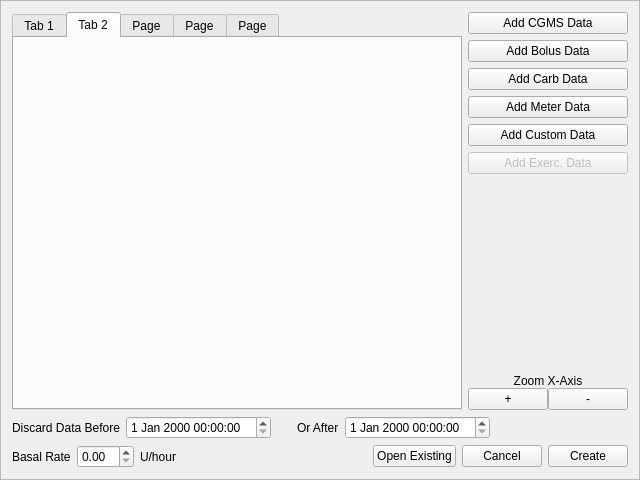
<?xml version="1.0" encoding="UTF-8"?>
<ui version="4.0">
 <class>CreateNLSimple</class>
 <widget class="QFrame" name="CreateNLSimple">
  <property name="geometry">
   <rect>
    <x>0</x>
    <y>0</y>
    <width>640</width>
    <height>480</height>
   </rect>
  </property>
  <property name="windowTitle">
   <string>Frame</string>
  </property>
  <property name="frameShape">
   <enum>QFrame::StyledPanel</enum>
  </property>
  <property name="frameShadow">
   <enum>QFrame::Raised</enum>
  </property>
  <layout class="QVBoxLayout" name="verticalLayout_5">
   <item>
    <layout class="QVBoxLayout" name="verticalLayout_4">
     <item>
      <layout class="QHBoxLayout" name="horizontalLayout_7">
       <item>
        <widget class="QTabWidget" name="tabWidget">
         <property name="currentIndex">
          <number>1</number>
         </property>
         <widget class="TQtWidget" name="cgmsTab">
          <attribute name="title">
           <string>Tab 1</string>
          </attribute>
         </widget>
         <widget class="TQtWidget" name="bolusTab">
          <attribute name="title">
           <string>Tab 2</string>
          </attribute>
         </widget>
         <widget class="TQtWidget" name="carbTab">
          <attribute name="title">
           <string>Page</string>
          </attribute>
         </widget>
         <widget class="TQtWidget" name="meterTab">
          <attribute name="title">
           <string>Page</string>
          </attribute>
         </widget>
         <widget class="TQtWidget" name="customTab">
          <attribute name="title">
           <string>Page</string>
          </attribute>
         </widget>
        </widget>
       </item>
       <item>
        <layout class="QVBoxLayout" name="verticalLayout_3">
         <item>
          <layout class="QVBoxLayout" name="verticalLayout">
           <item>
            <widget class="QPushButton" name="m_cgmsButton">
             <property name="text">
              <string>Add CGMS Data</string>
             </property>
            </widget>
           </item>
           <item>
            <widget class="QPushButton" name="m_bolusButton">
             <property name="text">
              <string>Add Bolus Data</string>
             </property>
            </widget>
           </item>
           <item>
            <widget class="QPushButton" name="m_carbButton">
             <property name="text">
              <string>Add Carb Data</string>
             </property>
            </widget>
           </item>
           <item>
            <widget class="QPushButton" name="m_meterButton">
             <property name="text">
              <string>Add Meter Data</string>
             </property>
            </widget>
           </item>
           <item>
            <widget class="QPushButton" name="m_cutomData">
             <property name="text">
              <string>Add Custom Data</string>
             </property>
            </widget>
           </item>
           <item>
            <widget class="QPushButton" name="m_excersizeButton">
             <property name="enabled">
              <bool>false</bool>
             </property>
             <property name="text">
              <string>Add Exerc. Data</string>
             </property>
            </widget>
           </item>
          </layout>
         </item>
         <item>
          <spacer name="verticalSpacer">
           <property name="orientation">
            <enum>Qt::Vertical</enum>
           </property>
           <property name="sizeHint" stdset="0">
            <size>
             <width>20</width>
             <height>40</height>
            </size>
           </property>
          </spacer>
         </item>
         <item>
          <layout class="QVBoxLayout" name="verticalLayout_2">
           <property name="spacing">
            <number>0</number>
           </property>
           <property name="sizeConstraint">
            <enum>QLayout::SetMaximumSize</enum>
           </property>
           <item>
            <widget class="QLabel" name="label_5">
             <property name="sizePolicy">
              <sizepolicy hsizetype="Preferred" vsizetype="Maximum">
               <horstretch>0</horstretch>
               <verstretch>0</verstretch>
              </sizepolicy>
             </property>
             <property name="text">
              <string>Zoom X-Axis</string>
             </property>
             <property name="alignment">
              <set>Qt::AlignBottom|Qt::AlignHCenter</set>
             </property>
            </widget>
           </item>
           <item>
            <layout class="QHBoxLayout" name="horizontalLayout_3">
             <item>
              <widget class="QPushButton" name="zoomInButton">
               <property name="sizePolicy">
                <sizepolicy hsizetype="Maximum" vsizetype="Maximum">
                 <horstretch>0</horstretch>
                 <verstretch>0</verstretch>
                </sizepolicy>
               </property>
               <property name="text">
                <string>+</string>
               </property>
              </widget>
             </item>
             <item>
              <widget class="QPushButton" name="zoomOutButton">
               <property name="sizePolicy">
                <sizepolicy hsizetype="Maximum" vsizetype="Maximum">
                 <horstretch>0</horstretch>
                 <verstretch>0</verstretch>
                </sizepolicy>
               </property>
               <property name="text">
                <string>-</string>
               </property>
              </widget>
             </item>
            </layout>
           </item>
          </layout>
         </item>
        </layout>
       </item>
      </layout>
     </item>
     <item>
      <layout class="QHBoxLayout" name="horizontalLayout_5">
       <item>
        <layout class="QHBoxLayout" name="horizontalLayout">
         <item>
          <widget class="QLabel" name="label">
           <property name="text">
            <string>Discard Data Before</string>
           </property>
          </widget>
         </item>
         <item>
          <widget class="QDateTimeEdit" name="m_startDateEntry"/>
         </item>
        </layout>
       </item>
       <item>
        <spacer name="horizontalSpacer_3">
         <property name="orientation">
          <enum>Qt::Horizontal</enum>
         </property>
         <property name="sizeType">
          <enum>QSizePolicy::Preferred</enum>
         </property>
         <property name="sizeHint" stdset="0">
          <size>
           <width>20</width>
           <height>20</height>
          </size>
         </property>
        </spacer>
       </item>
       <item>
        <layout class="QHBoxLayout" name="horizontalLayout_4">
         <item>
          <widget class="QLabel" name="label_2">
           <property name="text">
            <string>Or After</string>
           </property>
          </widget>
         </item>
         <item>
          <widget class="QDateTimeEdit" name="m_endDateEntry"/>
         </item>
         <item>
          <spacer name="horizontalSpacer_2">
           <property name="orientation">
            <enum>Qt::Horizontal</enum>
           </property>
           <property name="sizeHint" stdset="0">
            <size>
             <width>40</width>
             <height>20</height>
            </size>
           </property>
          </spacer>
         </item>
        </layout>
       </item>
      </layout>
     </item>
     <item>
      <layout class="QHBoxLayout" name="horizontalLayout_6">
       <item>
        <layout class="QHBoxLayout" name="horizontalLayout_2">
         <item>
          <widget class="QLabel" name="label_3">
           <property name="text">
            <string>Basal Rate</string>
           </property>
          </widget>
         </item>
         <item>
          <widget class="QDoubleSpinBox" name="m_basalInsulinAmount"/>
         </item>
         <item>
          <widget class="QLabel" name="label_4">
           <property name="text">
            <string>U/hour</string>
           </property>
          </widget>
         </item>
        </layout>
       </item>
       <item>
        <spacer name="horizontalSpacer">
         <property name="orientation">
          <enum>Qt::Horizontal</enum>
         </property>
         <property name="sizeHint" stdset="0">
          <size>
           <width>40</width>
           <height>20</height>
          </size>
         </property>
        </spacer>
       </item>
       <item>
        <widget class="QPushButton" name="m_openExisting">
         <property name="text">
          <string>Open Existing</string>
         </property>
        </widget>
       </item>
       <item>
        <widget class="QPushButton" name="m_cancelButton">
         <property name="text">
          <string>Cancel</string>
         </property>
        </widget>
       </item>
       <item>
        <widget class="QPushButton" name="m_createButton">
         <property name="text">
          <string>Create</string>
         </property>
        </widget>
       </item>
      </layout>
     </item>
    </layout>
   </item>
  </layout>
 </widget>
 <customwidgets>
  <customwidget>
   <class>TQtWidget</class>
   <extends>QWidget</extends>
   <header>TQtWidget.h</header>
  </customwidget>
 </customwidgets>
 <resources/>
 <connections>
  <connection>
   <sender>m_cgmsButton</sender>
   <signal>clicked()</signal>
   <receiver>CreateNLSimple</receiver>
   <slot>addCgmsData()</slot>
   <hints>
    <hint type="sourcelabel">
     <x>546</x>
     <y>37</y>
    </hint>
    <hint type="destinationlabel">
     <x>319</x>
     <y>239</y>
    </hint>
   </hints>
  </connection>
  <connection>
   <sender>m_bolusButton</sender>
   <signal>clicked()</signal>
   <receiver>CreateNLSimple</receiver>
   <slot>addBolusData()</slot>
   <hints>
    <hint type="sourcelabel">
     <x>546</x>
     <y>71</y>
    </hint>
    <hint type="destinationlabel">
     <x>319</x>
     <y>239</y>
    </hint>
   </hints>
  </connection>
  <connection>
   <sender>m_carbButton</sender>
   <signal>clicked()</signal>
   <receiver>CreateNLSimple</receiver>
   <slot>addCarbData()</slot>
   <hints>
    <hint type="sourcelabel">
     <x>546</x>
     <y>105</y>
    </hint>
    <hint type="destinationlabel">
     <x>319</x>
     <y>239</y>
    </hint>
   </hints>
  </connection>
  <connection>
   <sender>m_meterButton</sender>
   <signal>clicked()</signal>
   <receiver>CreateNLSimple</receiver>
   <slot>addMeterData()</slot>
   <hints>
    <hint type="sourcelabel">
     <x>546</x>
     <y>139</y>
    </hint>
    <hint type="destinationlabel">
     <x>319</x>
     <y>239</y>
    </hint>
   </hints>
  </connection>
  <connection>
   <sender>m_cutomData</sender>
   <signal>clicked()</signal>
   <receiver>CreateNLSimple</receiver>
   <slot>addCustomData()</slot>
   <hints>
    <hint type="sourcelabel">
     <x>546</x>
     <y>173</y>
    </hint>
    <hint type="destinationlabel">
     <x>319</x>
     <y>239</y>
    </hint>
   </hints>
  </connection>
  <connection>
   <sender>m_startDateEntry</sender>
   <signal>editingFinished()</signal>
   <receiver>CreateNLSimple</receiver>
   <slot>handleTimeLimitButton()</slot>
   <hints>
    <hint type="sourcelabel">
     <x>228</x>
     <y>401</y>
    </hint>
    <hint type="destinationlabel">
     <x>319</x>
     <y>239</y>
    </hint>
   </hints>
  </connection>
  <connection>
   <sender>m_endDateEntry</sender>
   <signal>editingFinished()</signal>
   <receiver>CreateNLSimple</receiver>
   <slot>handleTimeLimitButton()</slot>
   <hints>
    <hint type="sourcelabel">
     <x>488</x>
     <y>401</y>
    </hint>
    <hint type="destinationlabel">
     <x>319</x>
     <y>239</y>
    </hint>
   </hints>
  </connection>
  <connection>
   <sender>m_basalInsulinAmount</sender>
   <signal>editingFinished()</signal>
   <receiver>CreateNLSimple</receiver>
   <slot>enableCreateButton()</slot>
   <hints>
    <hint type="sourcelabel">
     <x>119</x>
     <y>443</y>
    </hint>
    <hint type="destinationlabel">
     <x>319</x>
     <y>239</y>
    </hint>
   </hints>
  </connection>
  <connection>
   <sender>zoomInButton</sender>
   <signal>clicked()</signal>
   <receiver>CreateNLSimple</receiver>
   <slot>zoomInX()</slot>
   <hints>
    <hint type="sourcelabel">
     <x>508</x>
     <y>357</y>
    </hint>
    <hint type="destinationlabel">
     <x>319</x>
     <y>239</y>
    </hint>
   </hints>
  </connection>
  <connection>
   <sender>zoomOutButton</sender>
   <signal>clicked()</signal>
   <receiver>CreateNLSimple</receiver>
   <slot>zoomOutX()</slot>
   <hints>
    <hint type="sourcelabel">
     <x>584</x>
     <y>357</y>
    </hint>
    <hint type="destinationlabel">
     <x>319</x>
     <y>239</y>
    </hint>
   </hints>
  </connection>
  <connection>
   <sender>m_openExisting</sender>
   <signal>clicked()</signal>
   <receiver>CreateNLSimple</receiver>
   <slot>openDefinedModel()</slot>
   <hints>
    <hint type="sourcelabel">
     <x>392</x>
     <y>444</y>
    </hint>
    <hint type="destinationlabel">
     <x>319</x>
     <y>239</y>
    </hint>
   </hints>
  </connection>
 </connections>
 <slots>
  <slot>addCgmsData()</slot>
  <slot>addBolusData()</slot>
  <slot>addCarbData()</slot>
  <slot>addMeterData()</slot>
  <slot>addCustomData()</slot>
  <slot>constructModel()</slot>
  <slot>openDefinedModel()</slot>
  <slot>cancel()</slot>
  <slot>handleTimeLimitButton()</slot>
  <slot>enableCreateButton()</slot>
  <slot>zoomInX()</slot>
  <slot>zoomOutX()</slot>
 </slots>
</ui>
